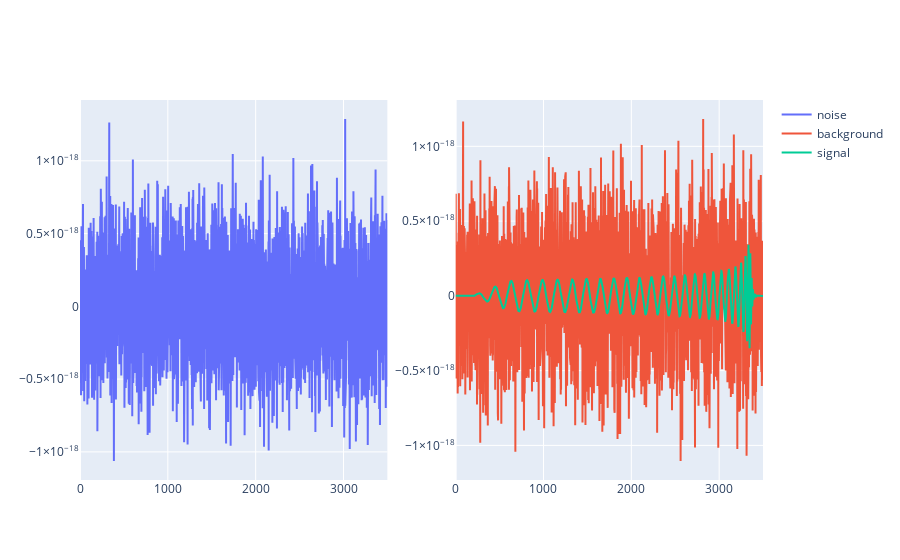

The notebook cell saved with this chart:
### Code cell
# get the index corresponding to the first pure noise time series
background_idx = np.argmin(labels)
# get the index corresponding to the first noise + gravitational wave time series
signal_idx = np.argmax(labels)

ts_noise = noisy_signals[background_idx]
ts_background = noisy_signals[signal_idx]
ts_signal = gw_signals[signal_idx]

fig = make_subplots(rows=1, cols=2)

fig.add_trace(
    go.Scatter(x=list(range(len(ts_noise)))[:3500], y=ts_noise, mode="lines", name="noise"),
    row=1,
    col=1,
)

fig.add_trace(
    go.Scatter(
        x=list(range(len(ts_background)))[:3500],
        y=ts_background,
        mode="lines",
        name="background",
    ),
    row=1,
    col=2,
)

fig.add_trace(
    go.Scatter(x=list(range(len(ts_signal)))[:3500], y=ts_signal, mode="lines", name="signal"),
    row=1,
    col=2,
)
fig.show()

### Figure 1 — Plotly figure (JSON) as saved in the notebook; plotly's stock layout.template omitted (floating-point values rounded to 4 significant figures; data arrays with more than 128 entries replaced by an {"elided": "..."} marker saying what was removed)
{"data": [{"mode": "lines", "name": "noise", "type": "scatter", "x": {"elided": "3500 int values"}, "xaxis": "x", "y": {"elided": "8692 float values"}, "yaxis": "y"}, {"mode": "lines", "name": "background", "type": "scatter", "x": {"elided": "3500 int values"}, "xaxis": "x2", "y": {"elided": "8692 float values"}, "yaxis": "y2"}, {"mode": "lines", "name": "signal", "type": "scatter", "x": {"elided": "3500 int values"}, "xaxis": "x2", "y": {"elided": "8192 float values"}, "yaxis": "y2"}], "layout": {"xaxis": {"anchor": "y", "domain": [0, 0.45]}, "xaxis2": {"anchor": "y2", "domain": [0.55, 1]}, "yaxis": {"anchor": "x", "domain": [0, 1]}, "yaxis2": {"anchor": "x2", "domain": [0, 1]}}}
